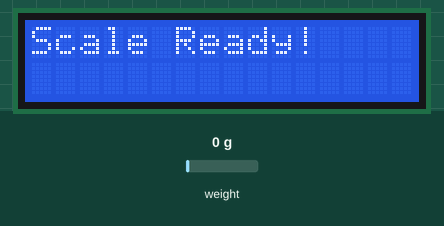
This sketch was run on a simulated ESP32. Shown: 16×2 character LCD. The test bench sets the inputs (shaded band); at power-on: weight on the scale 0 g. WiFi joins after 1.5 s; servers stay silent unless stated; what the sketch prints to the serial monitor is not drawn.

Above: at 3.7 s.
At 5.8 s:
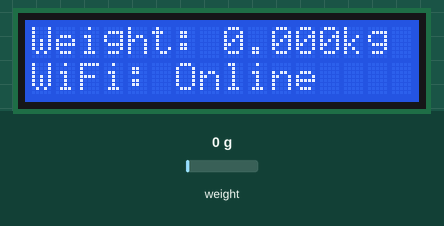
5.9 s: weight on the scale set to 100 g
At 6.8 s:
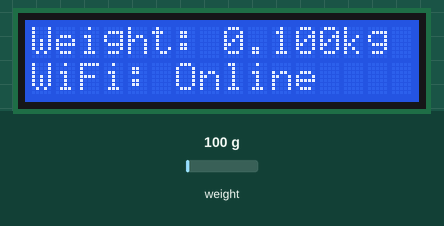
7.4 s: weight on the scale set to 1250 g
At 8.4 s:
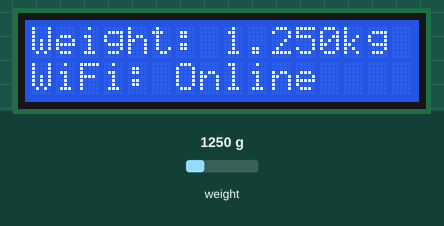
9.1 s: weight on the scale set to 2500 g
At 10.1 s:
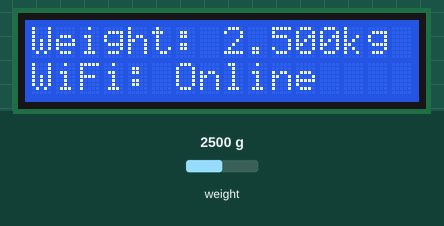
Timing chart, 0 to 12.1 s (numbered marks = the images above; inputs shaded):
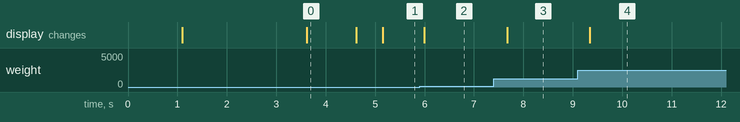

The sketch:

cocoscale_esp32_v1_ref.ino
```cpp
#include <WiFi.h>
#include <WiFiMulti.h>
#include <HTTPClient.h>
#include "HX711.h"
#include <Wire.h>
#include <LiquidCrystal_I2C.h>

// --- Wi-Fi Multi Instance ---
WiFiMulti wifiMulti;

// --- Google Apps Script Web App Deployment URL ---
const char* scriptUrl = "https://script.google.com/macros/s/AKfycbzpVPqtHfPaVJjyqnRiW4oF-FR5359P2ewcCebXO61lufeeXKDYJzviX7xIRhQeiX4xMw/exec";

// --- Hardware Pins ---
const int LOADCELL_DOUT_PIN = 19;
const int LOADCELL_SCK_PIN = 18;

// Calibration factor
const float CALIBRATION_FACTOR = 99833.0;

// Logging interval in minutes (Set to 1 min for testing; change to 5 or 15 for production)
const unsigned long LOG_INTERVAL_MINUTES = 1;
const unsigned long LOG_INTERVAL_MS = LOG_INTERVAL_MINUTES * 60 * 1000UL;

unsigned long lastLogTime = 0;
unsigned long lastWifiCheckTime = 0;

HX711 scale;
LiquidCrystal_I2C lcd(0x27, 16, 2);

void setupWiFiMulti() {
  WiFi.mode(WIFI_STA);

  // Register Home Wi-Fi
  wifiMulti.addAP("khtan_2.4G", "123123123tan");

  // Register Farm Wi-Fi
  wifiMulti.addAP("KHAGRIFARM_2.4", "123123farm");

  Serial.println("Searching for available configured Wi-Fi...");

  int attempts = 0;
  while (wifiMulti.run() != WL_CONNECTED && attempts < 25) {
    delay(500);
    Serial.print(".");
    attempts++;
  }

  if (WiFi.status() == WL_CONNECTED) {
    Serial.println("\nWi-Fi Connected successfully!");
    Serial.print("Connected SSID: ");
    Serial.println(WiFi.SSID());
    Serial.print("Assigned IP: ");
    Serial.println(WiFi.localIP());
  } else {
    Serial.println("\nWi-Fi connection timed out. Scale will operate offline.");
  }
}

void sendWeightToSheet(float weight) {
  if (WiFi.status() == WL_CONNECTED) {
    HTTPClient http;
    String fullUrl = String(scriptUrl) + "?weight=" + String(weight, 3);

    http.begin(fullUrl);
    http.setFollowRedirects(HTTPC_STRICT_FOLLOW_REDIRECTS);

    Serial.print("Uploading to Google Sheets: ");
    Serial.println(fullUrl);

    int httpResponseCode = http.GET();

    if (httpResponseCode > 0) {
      Serial.print("HTTP Response code: ");
      Serial.println(httpResponseCode);
      String response = http.getString();
      Serial.println("Server response: " + response);
    } else {
      Serial.print("Error sending GET: ");
      Serial.println(httpResponseCode);
    }

    http.end();
  } else {
    Serial.println("Wi-Fi disconnected. Cannot upload.");
  }
}

void setup() {
  Serial.begin(115200);
  delay(1000);

  // Initialize LCD (SDA = GPIO 21, SCL = GPIO 22)
  Wire.begin(21, 22);
  lcd.init();
  lcd.backlight();
  lcd.setCursor(0, 0);
  lcd.print("Polybag Scale");
  lcd.setCursor(0, 1);
  lcd.print("Connecting WiFi");

  Serial.println("\n--- Initializing Polybag Scale ---");

  setupWiFiMulti();

  // Initialize HX711 Load Cell Amplifier
  scale.begin(LOADCELL_DOUT_PIN, LOADCELL_SCK_PIN);

  while (!scale.is_ready()) {
    Serial.println("Waiting for HX711 chip to wake up...");
    delay(200);
  }

  scale.set_scale(CALIBRATION_FACTOR);
  scale.tare(); // Zero scale on startup
  Serial.println("Tare complete. Ready to weigh.");

  lcd.clear();
  lcd.setCursor(0, 0);
  lcd.print("Scale Ready!");
  delay(1000);
  lcd.clear();
}

void loop() {
  // Wi-Fi Self-Healing Check (every 30 seconds)
  // wifiMulti.run() automatically reconnects to whichever network is available
  if (millis() - lastWifiCheckTime >= 30000) {
    lastWifiCheckTime = millis();
    if (wifiMulti.run() != WL_CONNECTED) {
      Serial.println("Wi-Fi dropped or searching for network...");
    }
  }

  if (scale.is_ready()) {
    // Read average of 5 measurements
    float weight = scale.get_units(5);

    // Prevent minor negative zero-drift from displaying below 0
    if (weight < 0.005 && weight > -0.010) {
      weight = 0.000;
    }

    // Output to Serial Monitor
    Serial.print("Weight: ");
    Serial.print(weight, 3);
    Serial.println(" kg");

    // Line 1: Weight display
    lcd.setCursor(0, 0);
    lcd.print("Weight:         ");
    lcd.setCursor(8, 0);
    lcd.print(weight, 3);
    lcd.print("kg");

    // Line 2: Real-time Wi-Fi connectivity status
    lcd.setCursor(0, 1);
    if (WiFi.status() == WL_CONNECTED) {
      lcd.print("WiFi: Online    ");
    } else {
      lcd.print("WiFi: Offline   ");
    }

    // Push measurement to Google Sheet at the set interval
    if (millis() - lastLogTime >= LOG_INTERVAL_MS) {
      sendWeightToSheet(weight);
      lastLogTime = millis();
    }

    delay(300);
  } else {
    Serial.println("Waiting for HX711...");
    delay(1000);
  }
}
```

Measured:
- after the input at 5.9 s, the display: changes after 0.09 s (image 2)
- after the input at 7.4 s, the display: changes after 0.27 s (image 3)
- after the input at 9.1 s, the display: changes after 0.25 s (image 4)
- what the display in image 0 shows lasts 1.0 s, from 3.6 s to 4.6 s
